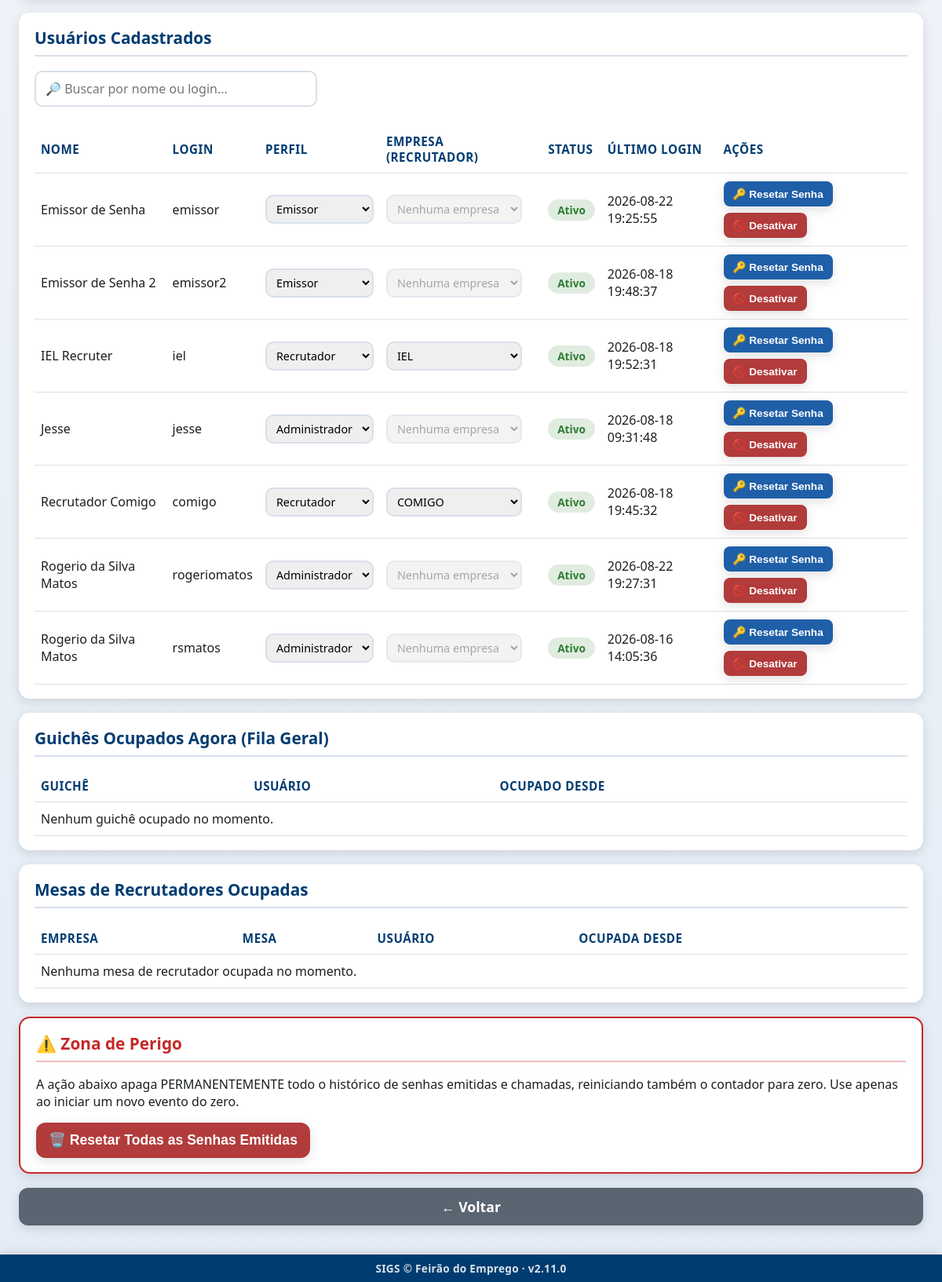
The page /admin/usuarios (signed in, lower part) on the database as committed earlier.
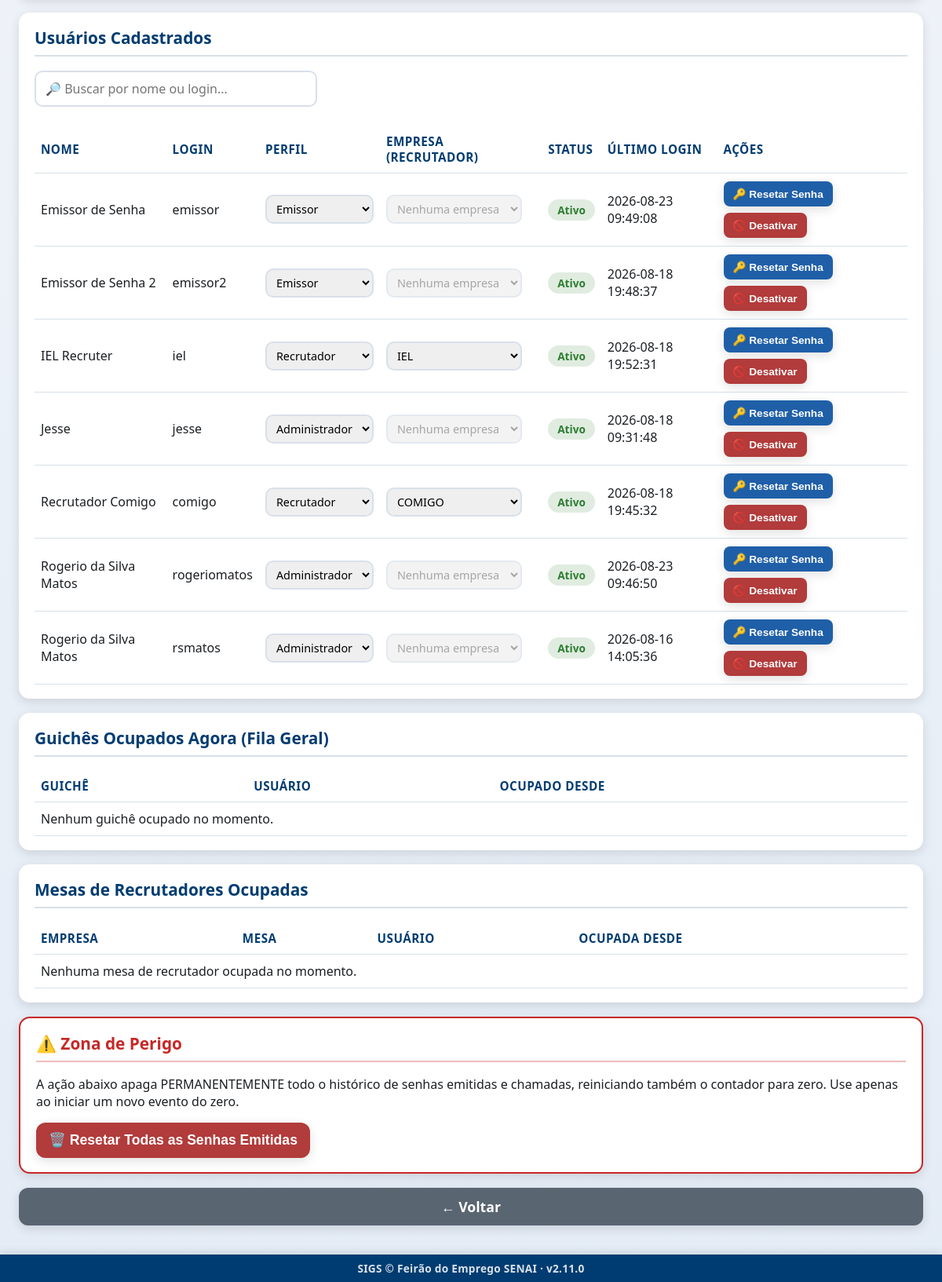
The same page on the database as committed later.
### tables this page shows
CREATE TABLE usuarios (
            id INTEGER PRIMARY KEY AUTOINCREMENT,
            nome_completo TEXT NOT NULL,
            login TEXT NOT NULL UNIQUE,
            senha_hash TEXT NOT NULL,
            perfil TEXT NOT NULL DEFAULT 'atendente',
            ativo INTEGER NOT NULL DEFAULT 1,
            data_criacao TEXT NOT NULL,
            ultimo_login TEXT
        , empresa_id INTEGER REFERENCES empresas (id), provisionado_por_chave INTEGER NOT NULL DEFAULT 0);

CREATE TABLE configuracoes (
                    chave TEXT PRIMARY KEY,
                    valor TEXT NOT NULL
                );

### app.py (the view)
@app.route("/admin/usuarios")
@auth.login_required
@auth.admin_required
def usuarios_tela():
    usuarios = database.listar_usuarios()
    guiches_ocupados = database.listar_guiches_ocupados()
    guiches_empresa_ocupados = database.listar_guiches_empresa_ocupados()
    empresas = database.listar_empresas()
    return render_template(
        "usuarios.html",
        config=config_manager.obter_todas(),
        usuarios=usuarios,
        guiches_ocupados=guiches_ocupados,
        guiches_empresa_ocupados=guiches_empresa_ocupados,
        empresas=empresas,
    )

### app.py (called while the page is built)
@app.context_processor
def injetar_usuario_logado():
    usuario_sessao = auth.usuario_logado()
    identidade_empresa = None
    if usuario_sessao and usuario_sessao.get("perfil") == PerfilUsuario.RECRUTADOR:
        empresa_id = usuario_sessao.get("empresa_id")
        if empresa_id:
            empresa = database.obter_empresa_por_id(empresa_id)
            if empresa and (empresa.logo_path or empresa.cor_principal):
                identidade_empresa = {"logo_path": empresa.logo_path, "cor": empresa.cor_principal}
    return {
        "usuario_logado": usuario_sessao,
        "eh_admin": auth.eh_admin(),
        "sigs_versao": SIGS_VERSAO,
        "identidade_empresa": identidade_empresa,
    }

### auth.py (called while the page is built)
def eh_admin() -> bool:
    return session.get(CHAVE_SESSAO_PERFIL) == PerfilUsuario.ADMIN

### config.py (called while the page is built)
    def _conectar(self) -> sqlite3.Connection:
        conexao = sqlite3.connect(str(DATABASE_PATH), timeout=10, check_same_thread=False)
        conexao.row_factory = sqlite3.Row
        return conexao

### models.py (called while the page is built)
    def to_dict_publico(self) -> dict:
        dados = asdict(self)
        dados.pop("senha_hash", None)
        return dados

    def to_dict(self) -> dict:
        return asdict(self)

### templates/usuarios.html (shortened to what the changed rows need)
{% extends "layout.html" %}
{% block conteudo %}
<div class="pagina pagina-usuarios">
    <main class="conteudo-principal">
        <section class="card">
            <h2>Usuários Cadastrados</h2>
            <table class="tabela-fila">
                <thead>
                    <tr>
                        <th>Nome</th>
                        <th>Login</th>
                        <th>Perfil</th>
                        <th>Empresa (Recrutador)</th>
                        <th>Status</th>
                        <th>Último Login</th>
                        <th>Ações</th>
                    </tr>
                </thead>
                <tbody id="usuarios-corpo">
                    {% for usuario in usuarios %}
                    <tr data-usuario-id="{{ usuario.id }}">
                        <td>{{ usuario.nome_completo }}</td>
                        <td>{{ usuario.login }}</td>
                        <td>
                            <select class="select-perfil" data-usuario-id="{{ usuario.id }}">
                                <option value="emissor" {% if usuario.perfil == 'emissor' %}selected{% endif %}>Emissor</option>
                                <option value="admin" {% if usuario.perfil == 'admin' %}selected{% endif %}>Administrador</option>
                            </select>
                        </td>
                        <td>
                            <select class="select-empresa-recrutador" data-usuario-id="{{ usuario.id }}"
                                    {{ '' if usuario.perfil == 'recrutador' else 'disabled' }}>
                                <option value="">Nenhuma empresa</option>
                            </select>
                        </td>
                        <td>
                            <span class="status-badge-{{ 'ativo' if usuario.ativo else 'inativo' }}">
                                {{ 'Ativo' if usuario.ativo else 'Inativo' }}
                            </span>
                        </td>
                        <td>{{ usuario.ultimo_login or 'Nunca' }}</td>
                        <td class="acoes-usuario">
                            <button class="botao botao-secundario botao-acao-pequeno btn-resetar-senha" data-usuario-id="{{ usuario.id }}">
                                🔑 Resetar Senha
                            </button>
                            <button class="botao {{ 'botao-alerta' if usuario.ativo else 'botao-primario' }} botao-acao-pequeno btn-toggle-status"
                                    data-usuario-id="{{ usuario.id }}" data-ativo="{{ usuario.ativo | lower }}">
                                {{ '🚫 Desativar' if usuario.ativo else '✅ Ativar' }}
                            </button>
                        </td>
                    </tr>
                    {% endfor %}
                </tbody>
            </table>
        </section>
        <section class="card">
            <h2>Guichês Ocupados Agora (Fila Geral)</h2>
            <table class="tabela-fila">
                <thead>
                    <tr>
                        <th>Guichê</th>
                        <th>Usuário</th>
                        <th>Ocupado Desde</th>
                    </tr>
                </thead>
            </table>
        </section>
        <section class="card">
            <h2>Mesas de Recrutadores Ocupadas</h2>
            <table class="tabela-fila">
                <thead>
                    <tr>
                        <th>Empresa</th>
                        <th>Mesa</th>
                        <th>Usuário</th>
                        <th>Ocupada Desde</th>
                    </tr>
                </thead>
            </table>
        </section>
        <section class="card card-zona-perigo">
            <h2>⚠️ Zona de Perigo</h2>
        </section>
    </main>
</div>
{% endblock %}

### templates/layout.html (shortened to what this page needs)
<!DOCTYPE html>
<html lang="pt-BR">
<head>
    <link rel="stylesheet" href="{{ url_for('static', filename='css/style.css') }}">
</head>
<body>
    {% block conteudo %}{% endblock %}
    {% if request.endpoint != 'painel' %}
    <footer class="rodape-sigs">
        SIGS &copy; {{ config.nome_evento if config else 'SENAI' }} &middot; v{{ sigs_versao }}
    </footer>
    {% endif %}
</body>
</html>

Rows that differ between the two databases and show on the page:
changed usuarios "Emissor de Senha": ultimo_login "2026-08-22 19:25:55" → "2026-08-23 09:49:08"
changed usuarios "rogeriomatos": ultimo_login "2026-08-22 19:27:31" → "2026-08-23 09:46:50"
changed configuracoes: valor "Feirão do Emprego" → "Feirão do Emprego SENAI"
